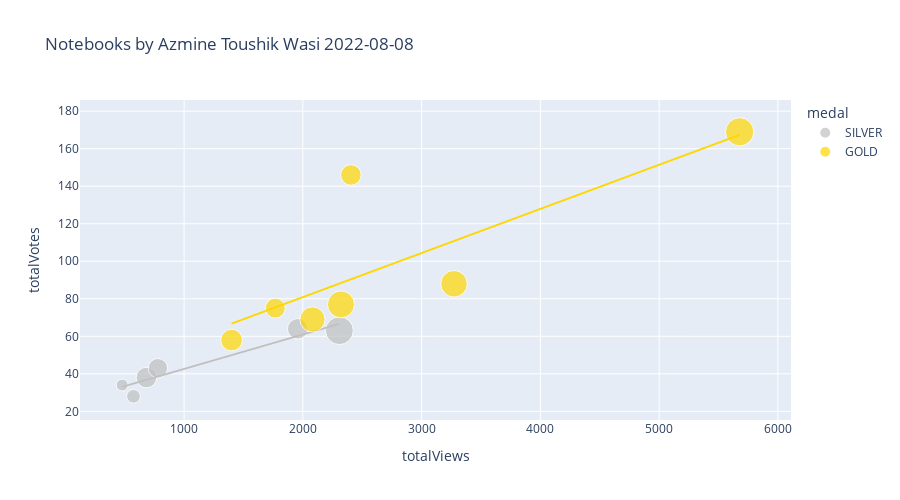

This figure's notebook cell:
### Code cell
dft=pd.read_csv(links[-2])

dft['totalComments'].fillna(0, inplace=True)
dft['medal'].fillna('N/A', inplace=True)
dft['size'] = dft['totalComments'].clip(lower=1)
color_map = {
    'GOLD': 'gold',
    'SILVER': 'silver',
    'BRONZE': 'chocolate',
    'N/A': '#333'}
px.scatter(
    dft,
    'totalViews',
    'totalVotes',
    title=f'Notebooks by {df.author_displayName.get(0)} '+str(links[-2][25:35]),
    log_x=False,
    log_y=False,
    #width=800, 
    height=500,
    color='medal',
    color_discrete_map=color_map,
    size='size',
    trendline='ols',
    trendline_options=dict(log_x=False, log_y=False, add_constant=True),
    #trendline='lowess', # Use for Locally Weighted Scatterplot Smoothing line
    #trendline_scope='overall', # Use this for one trendline
    hover_name='title')

### Figure 1 — Plotly figure (JSON) as saved in the notebook; plotly's stock layout.template omitted (floating-point values rounded to 4 significant figures)
{"data": [{"hovertemplate": "<b>%{hovertext}</b><br><br>medal=SILVER<br>totalViews=%{x}<br>totalVotes=%{y}<br>size=%{marker.size}<extra></extra>", "hovertext": ["Coursera 📉 EDA, Insights, Sentiment Analysis", "Classification ➡️ Comparing Different Algorithms", "Daily AQI - Air Quality Index [Scheduled]", "Investment and Financial Analysis  🏭 EPZ", "Advanced Feature Engineering for Classification", "▶️ Cristiano Ronaldo ⚽ Goals  📊 EDA, Analysis"], "legendgroup": "SILVER", "marker": {"color": "silver", "size": [18, 6, 8, 16, 18, 33], "sizemode": "area", "sizeref": 0.085, "symbol": "circle"}, "mode": "markers", "name": "SILVER", "orientation": "v", "showlegend": true, "type": "scatter", "x": [683, 479, 574, 780, 1957, 2308], "xaxis": "x", "y": [38, 34, 28, 43, 64, 63], "yaxis": "y"}, {"hovertemplate": "<b>OLS trendline</b><br>totalVotes = 0.018344 * totalViews + 24.2683<br>R<sup>2</sup>=0.916543<br><br>medal=SILVER<br>totalViews=%{x}<br>totalVotes=%{y} <b>(trend)</b><extra></extra>", "legendgroup": "SILVER", "marker": {"color": "silver", "symbol": "circle"}, "mode": "lines", "name": "SILVER", "showlegend": false, "type": "scatter", "x": [479, 574, 683, 780, 1957, 2308], "xaxis": "x", "y": [33.06, 34.8, 36.8, 38.58, 60.17, 66.61], "yaxis": "y"}, {"hovertemplate": "<b>%{hovertext}</b><br><br>medal=GOLD<br>totalViews=%{x}<br>totalVotes=%{y}<br>size=%{marker.size}<extra></extra>", "hovertext": ["UCL ⚽ EDA & Viz ⭐ 2021-22 ⭐ Players & Teams", "ML Foundation ➡️ Bias-Variance Tradeoff ", "Divorce Prediction & Reasons Analysis with PCA", "▶️ Lionel Messi 📊 Extended EDA ⚽ Goals ", "ML Foundation ➡️ Cross Validation ✅ All Methods", "ML Foundation ➡️ Clustering Techniques, Algorithms", "ML Foundation ➡️ Imputation : All Techniques"], "legendgroup": "GOLD", "marker": {"color": "gold", "size": [27, 30, 20, 31, 17, 18, 34], "sizemode": "area", "sizeref": 0.085, "symbol": "circle"}, "mode": "markers", "name": "GOLD", "orientation": "v", "showlegend": true, "type": "scatter", "x": [2081, 3273, 1400, 2321, 1768, 2405, 5678], "xaxis": "x", "y": [69, 88, 58, 77, 75, 146, 169], "yaxis": "y"}, {"hovertemplate": "<b>OLS trendline</b><br>totalVotes = 0.0235189 * totalViews + 33.8403<br>R<sup>2</sup>=0.630369<br><br>medal=GOLD<br>totalViews=%{x}<br>totalVotes=%{y} <b>(trend)</b><extra></extra>", "legendgroup": "GOLD", "marker": {"color": "gold", "symbol": "circle"}, "mode": "lines", "name": "GOLD", "showlegend": false, "type": "scatter", "x": [1400, 1768, 2081, 2321, 2405, 3273, 5678], "xaxis": "x", "y": [66.77, 75.42, 82.78, 88.43, 90.4, 110.8, 167.4], "yaxis": "y"}], "layout": {"height": 500, "legend": {"itemsizing": "constant", "title": {"text": "medal"}, "tracegroupgap": 0}, "title": {"text": "Notebooks by Azmine Toushik Wasi 2022-08-08"}, "xaxis": {"anchor": "y", "domain": [0, 1], "title": {"text": "totalViews"}}, "yaxis": {"anchor": "x", "domain": [0, 1], "title": {"text": "totalVotes"}}}}
